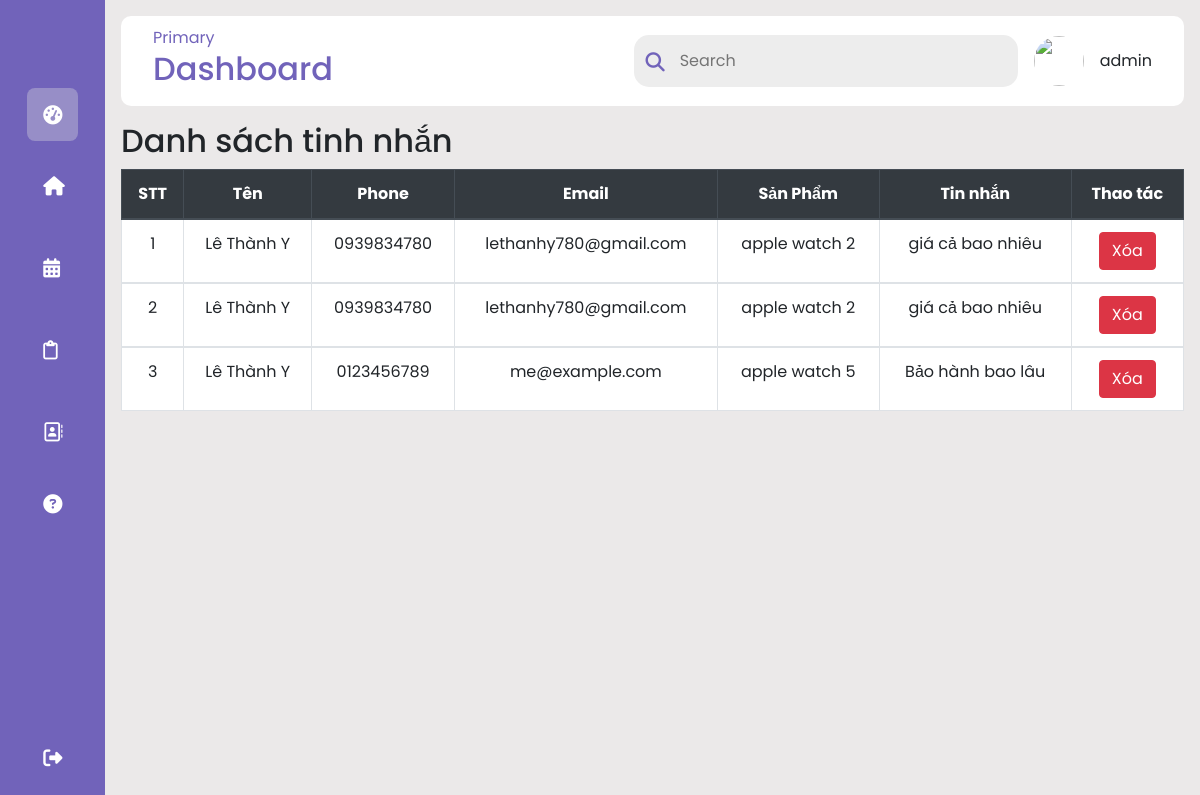
Screenshot of /admincontact.php (signed in) with the database file from the repository.
### tables this page shows
CREATE TABLE `contacts` (
  `id` int(50) NOT NULL,
  `ten` varchar(20) NOT NULL,
  `phone` varchar(20) NOT NULL,
  `email` varchar(50) NOT NULL,
  `sanpham` varchar(50) NOT NULL,
  `tinnhan` varchar(50) NOT NULL
);

### admincontact.php (the view, shortened to what this page needs)
<?php
require_once "adminheader.php";
?>
        <div class="container-fulid">
  <h2>Danh sách tinh nhắn</h2>
  <table class="table table-bordered bg-white">
    <thead class="text-center thead-dark">
      <tr>
        <th>STT</th>
        <th>Tên</th>
        <th>Phone</th>
        <th>Email</th>
        <th>Sản Phẩm</th>
        <th>Tin nhắn</th>
        <th>Thao tác</th>
      </tr>
    </thead>
    <?php
        $conn = new mysqli('localhost','root','', 'webbandongho');
        $sql = "SELECT * From contacts";
        $result = $conn->query($sql);
        $stt = 1;
        while($row = $result -> fetch_assoc()){
           echo
            "<tbody class='text-center'>
                <tr>
                    <td>".$stt++."</td>
                    <td>".$row["ten"]."</td>
                    <td>".$row["phone"]."</td>
                    <td>".$row["email"]."</td>
                    <td>".$row["sanpham"]."</td>
                    <td>".$row["tinnhan"]."</td>
                    <td>
                        <a href='http://localhost/nienluan/admin/delete.php/?id=".$row['id']."' class='btn btn-danger'>Xóa</a>
                    </td>
                </tr>
            </tbody> ";
        }
    ?>
  </table>
</div>
    </div>
</body>
</html>

### admin.css (style rules this page uses)
* { margin: 0; padding: 0; border: none; outline: none; box-sizing: border-box; font-family: "Poppins", sans-serif; }
body { display: flex; }

### rows the page displays
contacts: ten "Lê Thành Y", phone "0939834780", email "lethanhy780@gmail.com", sanpham "apple watch 2", tinnhan "giá cả bao nhiêu"
contacts: ten "Lê Thành Y", phone "0939834780", email "lethanhy780@gmail.com", sanpham "apple watch 2", tinnhan "giá cả bao nhiêu"
contacts: ten "Lê Thành Y", phone "0123456789", email "me@example.com", sanpham "apple watch 5", tinnhan "Bảo hành bao lâu"

### other values shown
$admin "admin"
